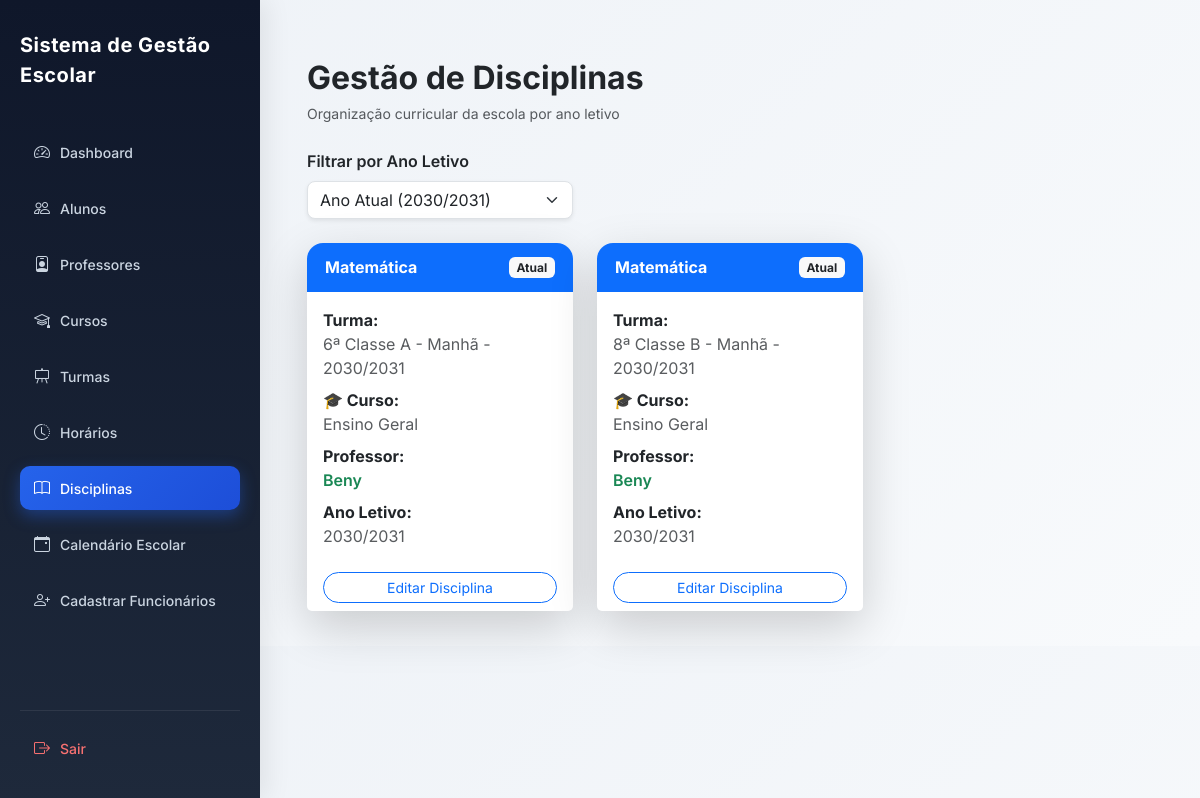
The page /disciplinas/ (signed in) on the database as committed earlier.
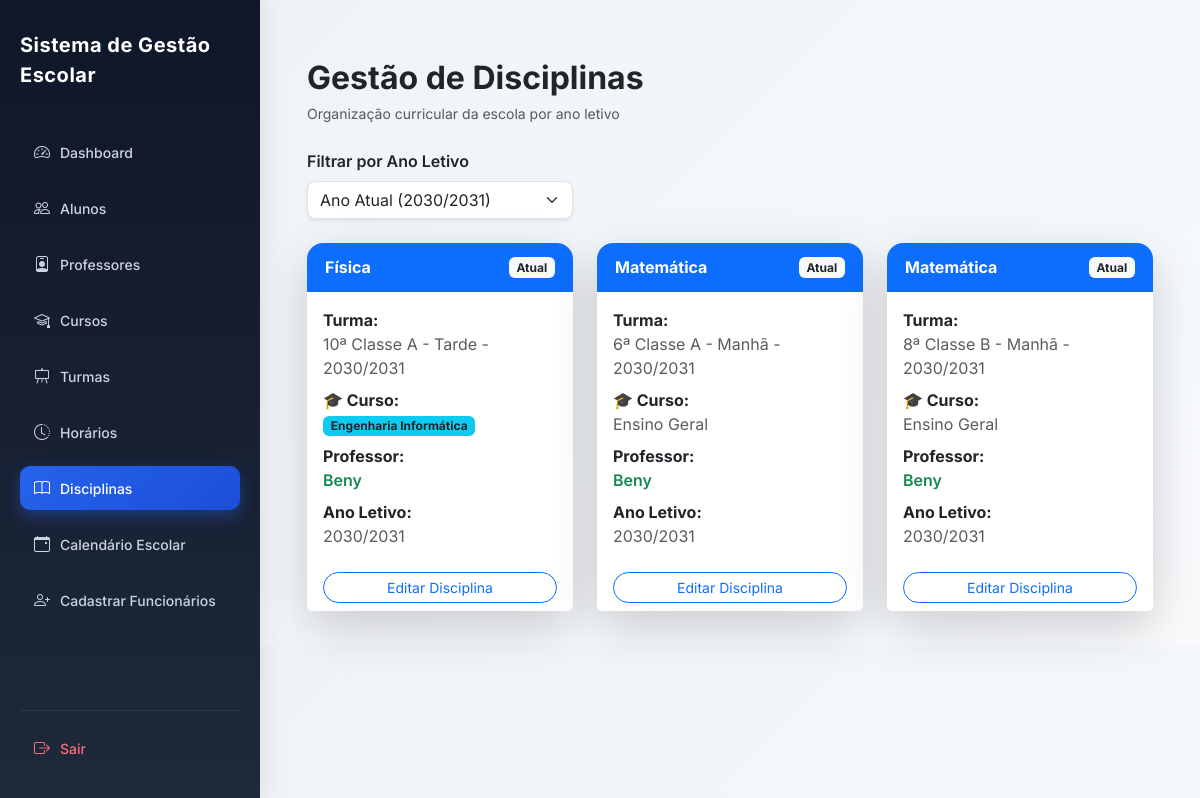
The same page on the database as committed later.
### academic/models.py (models this page shows, shortened)
class Disciplina(models.Model):
    nome = models.CharField(max_length=90)
    turma = models.ForeignKey(
        Turma,
        on_delete=models.CASCADE,
        related_name="disciplinas"
    )
    professor = models.ForeignKey(
        settings.AUTH_USER_MODEL,
        on_delete=models.CASCADE,
        limit_choices_to={'role': 'PROFESSOR'},
        related_name="disciplinas",
        null=True,
        blank=True
    )
    escola = models.ForeignKey(
        Escola,
        on_delete=models.CASCADE,
        related_name="disciplinas"
    )
    criada_em = models.DateTimeField(auto_now_add=True)
    class Meta:
        unique_together = ('nome', 'turma', 'escola')
        ordering = ["nome"]

class Turma(models.Model):
    CLASSE_CHOICES = [
        ('4', '4ª Classe'),
        ('5', '5ª Classe'),
        ('6', '6ª Classe'),
        ('7', '7ª Classe'),
        ('8', '8ª Classe'),
        ('9', '9ª Classe'),
        ('10', '10ª Classe'),
        ('11', '11ª Classe'),
        ('12', '12ª Classe'),
        ('13', '13ª Classe'),
    ]
    TURNOS = [
        ('MANHA', 'Manhã'),
        ('TARDE', 'Tarde'),
        ('NOITE', 'Noite'),
    ]
    classe = models.CharField(
        max_length=10,
        choices=CLASSE_CHOICES,
        verbose_name="Classe"
    )
    curso = models.ForeignKey(
        'Curso',
        on_delete=models.SET_NULL,
        null=True,
        blank=True,
        related_name="turmas",
        verbose_name="Curso"
    )
    identificador = models.CharField(
        max_length=5,
        verbose_name="Identificador"
    )
    turno = models.CharField(
        max_length=10,
        choices=TURNOS,
        default='MANHA',
        verbose_name='Turno'
    )
    ano_letivo = models.ForeignKey(
        'AnoLetivo',
        on_delete=models.CASCADE,
        related_name="turmas",
        verbose_name="Ano Letivo"
    )
    escola = models.ForeignKey(
        'Escola',
        on_delete=models.CASCADE,
        related_name="turmas",
        verbose_name="Escola"
    )
    professor = models.ForeignKey(
        settings.AUTH_USER_MODEL,
        on_delete=models.SET_NULL,
        related_name="turmas",
        limit_choices_to={"role": "PROFESSOR"},
        null=True,
        blank=True,
        verbose_name="Professor"
    )
    criada_em = models.DateTimeField(
        auto_now_add=True,
        verbose_name="Data de Criação"
    )
    class Meta:
        constraints = [
            models.UniqueConstraint(
                fields=['classe', 'identificador', 'turno', 'ano_letivo', 'escola', 'curso'],
                name='unique_turma_por_curso'
            )
        ]
        verbose_name = "Turma"
        verbose_name_plural = "Turmas"
    def nome_completo(self):
        return f"{self.get_classe_display()} {self.identificador} - {self.get_turno_display()} - {self.ano_letivo}"
    def __str__(self):
        return self.nome_completo()

class AnoLetivo(models.Model):
    nome = models.CharField(max_length=20)  # Ex: 2025/2026
    ativo = models.BooleanField(default=True)
    escola = models.ForeignKey(
        "Escola",
        on_delete=models.CASCADE,
        related_name="anos_letivos"
    )
    def __str__(self):
        return self.nome

class Curso(models.Model):
    nome = models.CharField(
        max_length=90,
        unique=True,
        verbose_name="Curso"
    )
    descricao = models.TextField(
        blank=True,
        null=True
    )
    escola = models.ForeignKey(
        'Escola',
        on_delete=models.CASCADE,
        related_name='cursos'
    )
    criado_em = models.DateTimeField(auto_now_add=True)
    class Meta:
        verbose_name = "Curso"
        verbose_name_plural = "Cursos"

### users/models.py (models this page shows, shortened)
class User(AbstractUser):
    ROLE_CHOICES = (
        ('SUPERADMIN', 'Super Admin'),
        ('DIRETOR', 'Diretor'),
        ('PROFESSOR', 'Professor'),
        ('ALUNO', 'Aluno'),
        ('FINANCEIRO', 'Financeiro'),
        ('SECRETARIA', 'Secretaria'),
    )
    role = models.CharField(
        max_length=20,
        choices=ROLE_CHOICES,
        default='ALUNO'
    )
    ativo = models.BooleanField(default=True)
    escola = models.ForeignKey(
        'academic.Escola',
        on_delete=models.CASCADE,
        null=True,
        blank=True,
        related_name="usuarios"
    )
    criado_em = models.DateTimeField(auto_now_add=True)
    tentativas_login = models.PositiveIntegerField(
        default=0
    )
    bloqueado_ate = models.DateTimeField(
        null=True,
        blank=True
    )
    objects = UserManager()

### core/views.py (the view)
# urls.py: path('disciplinas/', views.lista_disciplinas, name='disciplinas'),
@login_required
def lista_disciplinas(request):
    escola = get_escola(request)
    if not escola:
        return redirect('dashboard')
    ano_ativo = AnoLetivo.objects.filter(
        escola=escola,
        ativo=True
    ).first()
    ano_id = request.GET.get("ano")
    if request.user.role == "DIRETOR":
        disciplinas = Disciplina.objects.filter(
            escola=escola
        )
    elif request.user.role == "PROFESSOR":
        disciplinas = Disciplina.objects.filter(
            escola=escola,
            professor=request.user
        )
    else:
        return redirect("dashboard")
    if ano_id:
        disciplinas = disciplinas.filter(
            turma__ano_letivo_id=ano_id
        )
    else:
        disciplinas = disciplinas.filter(
            turma__ano_letivo=ano_ativo
        )
    anos = AnoLetivo.objects.filter(
        escola=escola
    ).order_by("-nome")
    return render(request, "disciplinas.html", {
        "disciplinas": disciplinas,
        "anos": anos,
        "ano_selecionado": ano_id,
        "ano_ativo": ano_ativo
    })

### core/views.py (called while the page is built)
def get_escola(request):
    user = request.user
    if user.role == 'SUPERADMIN':
        escola_id = request.session.get('escola_id')
        if escola_id:
            return Escola.objects.filter(id=escola_id).first()
        return None
    return user.escola

### core/templates/disciplinas.html (shortened to what this page needs)
{% extends "base.html" %}
{% block content %}
<div class="container-fluid mt-4">
<div class="d-flex justify-content-between align-items-center flex-wrap gap-3 mb-4">
    <div>
        <h2 class="fw-bold mb-1">
            Gestão de Disciplinas
        </h2>
        <small class="text-muted">
            Organização curricular da escola por ano letivo
        </small>
    </div>
</div>
<form method="GET" class="mb-4">
    <div class="row">
        <div class="col-md-4">
            <label class="form-label fw-semibold">
                Filtrar por Ano Letivo
            </label>
            <select name="ano"
                    class="form-select shadow-sm rounded-3"
                    onchange="this.form.submit()">
                <option value="">
                    Ano Atual ({{ ano_ativo.nome }})
                </option>
            </select>
        </div>
    </div>
</form>
<div class="row g-4">
    {% for disciplina in disciplinas %}
    <div class="col-md-6 col-xl-4">
        <div class="card border-0 shadow-lg h-100 rounded-4 hover-card">
            <div class="card-header bg-primary text-white border-0 rounded-top-4">
                <div class="d-flex justify-content-between align-items-center">
                    <h6 class="mb-0 fw-bold">
                        {{ disciplina.nome }}
                    </h6>
                    {% if disciplina.turma.ano_letivo.ativo %}
                        <span class="badge bg-light text-dark">
                            Atual
                        </span>
                    {% else %}
                        <span class="badge bg-secondary">
                            Histórico
                        </span>
                    {% endif %}
                </div>
            </div>
            <div class="card-body">
                <p class="mb-2">
                    <strong>Turma:</strong><br>
                    <span class="text-muted">{{ disciplina.turma }}</span>
                </p>
                <p class="mb-2">
                    <strong>🎓 Curso:</strong><br>
                    {% if disciplina.turma.curso %}
                        <span class="badge bg-info text-dark">
                            {{ disciplina.turma.curso.nome }}
                        </span>
                    {% else %}
                        <span class="text-muted">
                            Ensino Geral
                        </span>
                    {% endif %}
                </p>
                <p class="mb-2">
                    <strong>Professor:</strong><br>
                    {% if disciplina.professor %}
                        <span class="text-success fw-semibold">
                            {{ disciplina.professor.get_full_name|default:disciplina.professor.username }}
                        </span>
                    {% else %}
                        <span class="badge bg-warning text-dark">
                            Não atribuído
                        </span>
                    {% endif %}
                </p>
                <p class="mb-0">
                    <strong>Ano Letivo:</strong><br>
                    <span class="text-muted">
                        {{ disciplina.turma.ano_letivo }}
                    </span>
                </p>
            </div>
            <div class="card-footer bg-white border-0">
                {% if disciplina.turma.ano_letivo.ativo %}
                    <a href="{% url 'editar_disciplina' disciplina.id %}"
                       class="btn btn-outline-primary btn-sm w-100 rounded-pill">
                        Editar Disciplina
                    </a>
                {% else %}
                    <button class="btn btn-outline-secondary btn-sm w-100 rounded-pill"
                            disabled
                            title="Não é possível editar disciplinas de anos encerrados">
                        Histórico (não editável)
                    </button>
                {% endif %}
            </div>
        </div>
    </div>
    {% endfor %}
</div>
</div>
{% endblock %}

### core/templates/base.html (shortened to what this page needs)
<!DOCTYPE html>
<html lang="pt">
<head>
    <link href="https://cdn.jsdelivr.net/npm/bootstrap@5.3.2/dist/css/bootstrap.min.css" rel="stylesheet">
    <link rel="stylesheet"
          href="https://cdn.jsdelivr.net/npm/bootstrap-icons@1.11.1/font/bootstrap-icons.css">
</head>
<body>
<div class="sidebar">
    <div class="sidebar-content">
        <div class="brand">
            Sistema de Gestão Escolar
        </div>
        <ul class="menu">
            <li class="menu-item">
                <a href="/dashboard/"
                   class="menu-link {% if request.path == '/dashboard/' %}active{% endif %}">
                    <i class="bi bi-speedometer2"></i>
                    Dashboard
                </a>
            </li>
            <li class="menu-item">
                <a href="/alunos/"
                   class="menu-link {% if '/alunos/' in request.path %}active{% endif %}">
                    <i class="bi bi-people"></i>
                    Alunos
                </a>
            </li>
            <li class="menu-item">
                <a href="/professores/"
                   class="menu-link {% if '/professores/' in request.path %}active{% endif %}">
                    <i class="bi bi-person-badge"></i>
                    Professores
                </a>
            </li>
            <li class="menu-item">
                <a href="{% url 'cursos' %}"
                   class="menu-link {% if request.resolver_match.url_name == 'cursos' %}active{% endif %}">
                    <i class="bi bi-mortarboard"></i>
                    Cursos
                </a>
            </li>
            <li class="menu-item">
                <a href="/turmas/"
                   class="menu-link {% if '/turmas/' in request.path %}active{% endif %}">
                    <i class="bi bi-easel"></i>
                    Turmas
                </a>
            </li>
            <li class="menu-item">
                <a href="{% url 'horarios_turma' %}"
                   class="menu-link {% if request.resolver_match.url_name == 'horarios_turma' %}active{% endif %}">
                    <i class="bi bi-clock-history"></i>
                    Horários
                </a>
            </li>
            <li class="menu-item">
                <a href="/disciplinas/"
                   class="menu-link {% if '/disciplinas/' in request.path %}active{% endif %}">
                    <i class="bi bi-book"></i>
                    Disciplinas
                </a>
            </li>
            <li class="menu-item">
                <a href="{% url 'calendario_escolar' %}"
                   class="menu-link {% if request.resolver_match.url_name == 'calendario_escolar' %}active{% endif %}">
                    <i class="bi bi-calendar-event"></i>
                    Calendário Escolar
                </a>
            </li>
            <li class="menu-item">
                <a href="{% url 'cadastrar_secretaria' %}"
                   class="menu-link {% if request.resolver_match.url_name == 'cadastrar_secretaria' %}active{% endif %}">
                    <i class="bi bi-person-plus"></i>
                    Cadastrar Funcionários
                </a>
            </li>
        </ul>
    </div>
    <div class="sidebar-footer">
        <a href="/logout/" class="menu-link logout-link">
            <i class="bi bi-box-arrow-right"></i>
            <span>Sair</span>
        </a>
    </div>
</div>
<div class="content">
    {% block content %}
    {% endblock %}
</div>
</body>
</html>

### core/templates/base.html (style rules this page uses)
body { margin: 0; font-family: 'Inter', sans-serif; background: linear-gradient(135deg, #eef2f7, #f8fafc); }
.sidebar { position: fixed; width: 260px; height: 100vh; background: linear-gradient(180deg, #0f172a, #1e293b); padding: 30px 20px; color: white; box-shadow: 6px 0 25px rgba(0,0,0,0.08); display: flex; flex-direction: column; justify-content: space-between; overflow-y: auto; }
.sidebar-content { flex: 1; }
.brand { font-size: 20px; font-weight: 700; margin-bottom: 40px; letter-spacing: 0.5px; }
.menu { list-style: none; padding: 0; margin: 0; }
.menu-item { margin-bottom: 12px; }
.menu-link { display: flex; align-items: center; text-decoration: none; padding: 10px 14px; border-radius: 10px; color: #cbd5e1; font-weight: 500; transition: 0.3s; font-size: 14px; }
.menu-link i { margin-right: 10px; font-size: 16px; }
.menu-link.active { background: linear-gradient(135deg, #2563eb, #1d4ed8); color: white; box-shadow: 0 6px 16px rgba(37, 99, 235, 0.4); }
.sidebar-footer { padding-top: 15px; margin-top: 10px; border-top: 1px solid rgba(255,255,255,0.08); }
.logout-link { color: #f87171; }
.content { margin-left: 260px; padding: 35px; }

### core/templates/disciplinas.html (style rules this page uses)
.hover-card { transition: all 0.25s ease; }
.card-header { padding: 14px 18px; }

Rows that differ between the two databases and show on the page:
added Disciplina: nome "Física", shows "Atual", turma "10ª Classe A - Tarde - 2030/2031", turma.curso.nome "Engenharia Informática", professor.get_full_name "Beny", turma.ano_letivo "2030/2031", shows "Editar Disciplina"
